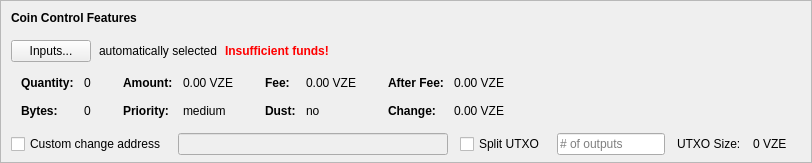
    <widget class="QFrame" name="frameCoinControl">
     <property name="sizePolicy">
      <sizepolicy hsizetype="Expanding" vsizetype="Expanding">
       <horstretch>0</horstretch>
       <verstretch>0</verstretch>
      </sizepolicy>
     </property>
     <property name="maximumSize">
      <size>
       <width>16777215</width>
       <height>16777215</height>
      </size>
     </property>
     <property name="frameShape">
      <enum>QFrame::StyledPanel</enum>
     </property>
     <property name="frameShadow">
      <enum>QFrame::Sunken</enum>
     </property>
     <layout class="QVBoxLayout" name="verticalLayoutCoinControl2">
      <property name="spacing">
       <number>0</number>
      </property>
      <property name="leftMargin">
       <number>0</number>
      </property>
      <property name="topMargin">
       <number>0</number>
      </property>
      <property name="rightMargin">
       <number>0</number>
      </property>
      <property name="bottomMargin">
       <number>6</number>
      </property>
      <item>
       <layout class="QVBoxLayout" name="verticalLayoutCoinControl" stretch="0,0,0,0,1">
        <property name="spacing">
         <number>0</number>
        </property>
        <property name="leftMargin">
         <number>10</number>
        </property>
        <property name="topMargin">
         <number>10</number>
        </property>
        <item>
         <layout class="QHBoxLayout" name="horizontalLayoutCoinControl1">
          <property name="bottomMargin">
           <number>15</number>
          </property>
          <item>
           <widget class="QLabel" name="labelCoinControlFeatures">
            <property name="sizePolicy">
             <sizepolicy hsizetype="Preferred" vsizetype="Maximum">
              <horstretch>0</horstretch>
              <verstretch>0</verstretch>
             </sizepolicy>
            </property>
            <property name="font">
             <font>
              <weight>75</weight>
              <bold>true</bold>
             </font>
            </property>
            <property name="styleSheet">
             <string notr="true">font-weight:bold;</string>
            </property>
            <property name="text">
             <string>Coin Control Features</string>
            </property>
           </widget>
          </item>
         </layout>
        </item>
        <item>
         <layout class="QHBoxLayout" name="horizontalLayoutCoinControl2" stretch="0,0,0,0">
          <property name="spacing">
           <number>8</number>
          </property>
          <property name="bottomMargin">
           <number>10</number>
          </property>
          <item>
           <widget class="QPushButton" name="pushButtonCoinControl">
            <property name="styleSheet">
             <string notr="true"/>
            </property>
            <property name="text">
             <string>Inputs...</string>
            </property>
            <property name="autoDefault">
             <bool>false</bool>
            </property>
           </widget>
          </item>
          <item>
           <widget class="QLabel" name="labelCoinControlAutomaticallySelected">
            <property name="text">
             <string>automatically selected</string>
            </property>
            <property name="margin">
             <number>5</number>
            </property>
           </widget>
          </item>
          <item>
           <widget class="QLabel" name="labelCoinControlInsuffFunds">
            <property name="font">
             <font>
              <weight>75</weight>
              <bold>true</bold>
             </font>
            </property>
            <property name="styleSheet">
             <string notr="true">color:red;font-weight:bold;</string>
            </property>
            <property name="text">
             <string>Insufficient funds!</string>
            </property>
            <property name="margin">
             <number>5</number>
            </property>
           </widget>
          </item>
          <item>
           <spacer name="horizontalSpacerCoinControl">
            <property name="orientation">
             <enum>Qt::Horizontal</enum>
            </property>
            <property name="sizeHint" stdset="0">
             <size>
              <width>40</width>
              <height>1</height>
             </size>
            </property>
           </spacer>
          </item>
         </layout>
        </item>
        <item>
         <widget class="QWidget" name="widgetCoinControl" native="true">
          <property name="sizePolicy">
           <sizepolicy hsizetype="Preferred" vsizetype="Preferred">
            <horstretch>0</horstretch>
            <verstretch>0</verstretch>
           </sizepolicy>
          </property>
          <property name="minimumSize">
           <size>
            <width>0</width>
            <height>0</height>
           </size>
          </property>
          <property name="styleSheet">
           <string notr="true"/>
          </property>
          <layout class="QHBoxLayout" name="horizontalLayoutCoinControl5">
           <property name="leftMargin">
            <number>0</number>
           </property>
           <property name="topMargin">
            <number>0</number>
           </property>
           <property name="rightMargin">
            <number>0</number>
           </property>
           <property name="bottomMargin">
            <number>0</number>
           </property>
           <item>
            <layout class="QHBoxLayout" name="horizontalLayoutCoinControl3" stretch="0,0,0,1">
             <property name="spacing">
              <number>20</number>
             </property>
             <property name="topMargin">
              <number>0</number>
             </property>
             <property name="bottomMargin">
              <number>10</number>
             </property>
             <item>
              <layout class="QFormLayout" name="formLayoutCoinControl1">
               <property name="horizontalSpacing">
                <number>10</number>
               </property>
               <property name="verticalSpacing">
                <number>14</number>
               </property>
               <property name="leftMargin">
                <number>10</number>
               </property>
               <property name="topMargin">
                <number>4</number>
               </property>
               <property name="rightMargin">
                <number>6</number>
               </property>
               <item row="0" column="0">
                <widget class="QLabel" name="labelCoinControlQuantityText">
                 <property name="font">
                  <font>
                   <weight>75</weight>
                   <bold>true</bold>
                  </font>
                 </property>
                 <property name="text">
                  <string>Quantity:</string>
                 </property>
                 <property name="margin">
                  <number>0</number>
                 </property>
                </widget>
               </item>
               <item row="0" column="1">
                <widget class="QLabel" name="labelCoinControlQuantity">
                 <property name="cursor">
                  <cursorShape>IBeamCursor</cursorShape>
                 </property>
                 <property name="contextMenuPolicy">
                  <enum>Qt::ActionsContextMenu</enum>
                 </property>
                 <property name="text">
                  <string notr="true">0</string>
                 </property>
                 <property name="margin">
                  <number>0</number>
                 </property>
                 <property name="textInteractionFlags">
                  <set>Qt::LinksAccessibleByMouse|Qt::TextSelectableByKeyboard|Qt::TextSelectableByMouse</set>
                 </property>
                </widget>
               </item>
               <item row="1" column="0">
                <widget class="QLabel" name="labelCoinControlBytesText">
                 <property name="font">
                  <font>
                   <weight>75</weight>
                   <bold>true</bold>
                  </font>
                 </property>
                 <property name="text">
                  <string>Bytes:</string>
                 </property>
                </widget>
               </item>
               <item row="1" column="1">
                <widget class="QLabel" name="labelCoinControlBytes">
                 <property name="cursor">
                  <cursorShape>IBeamCursor</cursorShape>
                 </property>
                 <property name="contextMenuPolicy">
                  <enum>Qt::ActionsContextMenu</enum>
                 </property>
                 <property name="text">
                  <string notr="true">0</string>
                 </property>
                 <property name="textInteractionFlags">
                  <set>Qt::LinksAccessibleByMouse|Qt::TextSelectableByKeyboard|Qt::TextSelectableByMouse</set>
                 </property>
                </widget>
               </item>
              </layout>
             </item>
             <item>
              <layout class="QFormLayout" name="formLayoutCoinControl2">
               <property name="horizontalSpacing">
                <number>10</number>
               </property>
               <property name="verticalSpacing">
                <number>14</number>
               </property>
               <property name="leftMargin">
                <number>6</number>
               </property>
               <property name="topMargin">
                <number>4</number>
               </property>
               <property name="rightMargin">
                <number>6</number>
               </property>
               <item row="0" column="0">
                <widget class="QLabel" name="labelCoinControlAmountText">
                 <property name="font">
                  <font>
                   <weight>75</weight>
                   <bold>true</bold>
                  </font>
                 </property>
                 <property name="text">
                  <string>Amount:</string>
                 </property>
                 <property name="margin">
                  <number>0</number>
                 </property>
                </widget>
               </item>
               <item row="0" column="1">
                <widget class="QLabel" name="labelCoinControlAmount">
                 <property name="cursor">
                  <cursorShape>IBeamCursor</cursorShape>
                 </property>
                 <property name="contextMenuPolicy">
                  <enum>Qt::ActionsContextMenu</enum>
                 </property>
                 <property name="text">
                  <string notr="true">0.00 VZE</string>
                 </property>
                 <property name="textInteractionFlags">
                  <set>Qt::LinksAccessibleByMouse|Qt::TextSelectableByKeyboard|Qt::TextSelectableByMouse</set>
                 </property>
                </widget>
               </item>
               <item row="1" column="0">
                <widget class="QLabel" name="labelCoinControlPriorityText">
                 <property name="font">
                  <font>
                   <weight>75</weight>
                   <bold>true</bold>
                  </font>
                 </property>
                 <property name="text">
                  <string>Priority:</string>
                 </property>
                </widget>
               </item>
               <item row="1" column="1">
                <widget class="QLabel" name="labelCoinControlPriority">
                 <property name="cursor">
                  <cursorShape>IBeamCursor</cursorShape>
                 </property>
                 <property name="contextMenuPolicy">
                  <enum>Qt::ActionsContextMenu</enum>
                 </property>
                 <property name="text">
                  <string>medium</string>
                 </property>
                 <property name="textInteractionFlags">
                  <set>Qt::LinksAccessibleByMouse|Qt::TextSelectableByKeyboard|Qt::TextSelectableByMouse</set>
                 </property>
                </widget>
               </item>
              </layout>
             </item>
             <item>
              <layout class="QFormLayout" name="formLayoutCoinControl3">
               <property name="horizontalSpacing">
                <number>10</number>
               </property>
               <property name="verticalSpacing">
                <number>14</number>
               </property>
               <property name="leftMargin">
                <number>6</number>
               </property>
               <property name="topMargin">
                <number>4</number>
               </property>
               <property name="rightMargin">
                <number>6</number>
               </property>
               <item row="0" column="0">
                <widget class="QLabel" name="labelCoinControlFeeText">
                 <property name="font">
                  <font>
                   <weight>75</weight>
                   <bold>true</bold>
                  </font>
                 </property>
                 <property name="text">
                  <string>Fee:</string>
                 </property>
                 <property name="margin">
                  <number>0</number>
                 </property>
                </widget>
               </item>
               <item row="0" column="1">
                <widget class="QLabel" name="labelCoinControlFee">
                 <property name="cursor">
                  <cursorShape>IBeamCursor</cursorShape>
                 </property>
                 <property name="contextMenuPolicy">
                  <enum>Qt::ActionsContextMenu</enum>
                 </property>
                 <property name="text">
                  <string notr="true">0.00 VZE</string>
                 </property>
                 <property name="textInteractionFlags">
                  <set>Qt::LinksAccessibleByMouse|Qt::TextSelectableByKeyboard|Qt::TextSelectableByMouse</set>
                 </property>
                </widget>
               </item>
               <item row="1" column="0">
                <widget class="QLabel" name="labelCoinControlLowOutputText">
                 <property name="font">
                  <font>
                   <weight>75</weight>
                   <bold>true</bold>
                  </font>
                 </property>
                 <property name="text">
                  <string>Dust:</string>
                 </property>
                </widget>
               </item>
               <item row="1" column="1">
                <widget class="QLabel" name="labelCoinControlLowOutput">
                 <property name="cursor">
                  <cursorShape>IBeamCursor</cursorShape>
                 </property>
                 <property name="contextMenuPolicy">
                  <enum>Qt::ActionsContextMenu</enum>
                 </property>
                 <property name="text">
                  <string>no</string>
                 </property>
                 <property name="textInteractionFlags">
                  <set>Qt::LinksAccessibleByMouse|Qt::TextSelectableByKeyboard|Qt::TextSelectableByMouse</set>
                 </property>
                </widget>
               </item>
              </layout>
             </item>
             <item>
              <layout class="QFormLayout" name="formLayoutCoinControl4">
               <property name="horizontalSpacing">
                <number>10</number>
               </property>
               <property name="verticalSpacing">
                <number>14</number>
               </property>
               <property name="leftMargin">
                <number>6</number>
               </property>
               <property name="topMargin">
                <number>4</number>
               </property>
               <property name="rightMargin">
                <number>6</number>
               </property>
               <item row="0" column="0">
                <widget class="QLabel" name="labelCoinControlAfterFeeText">
                 <property name="font">
                  <font>
                   <weight>75</weight>
                   <bold>true</bold>
                  </font>
                 </property>
                 <property name="text">
                  <string>After Fee:</string>
                 </property>
                 <property name="margin">
                  <number>0</number>
                 </property>
                </widget>
               </item>
               <item row="0" column="1">
                <widget class="QLabel" name="labelCoinControlAfterFee">
                 <property name="cursor">
                  <cursorShape>IBeamCursor</cursorShape>
                 </property>
                 <property name="contextMenuPolicy">
                  <enum>Qt::ActionsContextMenu</enum>
                 </property>
                 <property name="text">
                  <string notr="true">0.00 VZE</string>
                 </property>
                 <property name="textInteractionFlags">
                  <set>Qt::LinksAccessibleByMouse|Qt::TextSelectableByKeyboard|Qt::TextSelectableByMouse</set>
                 </property>
                </widget>
               </item>
               <item row="1" column="0">
                <widget class="QLabel" name="labelCoinControlChangeText">
                 <property name="font">
                  <font>
                   <weight>75</weight>
                   <bold>true</bold>
                  </font>
                 </property>
                 <property name="text">
                  <string>Change:</string>
                 </property>
                </widget>
               </item>
               <item row="1" column="1">
                <widget class="QLabel" name="labelCoinControlChange">
                 <property name="cursor">
                  <cursorShape>IBeamCursor</cursorShape>
                 </property>
                 <property name="contextMenuPolicy">
                  <enum>Qt::ActionsContextMenu</enum>
                 </property>
                 <property name="text">
                  <string notr="true">0.00 VZE</string>
                 </property>
                 <property name="textInteractionFlags">
                  <set>Qt::LinksAccessibleByMouse|Qt::TextSelectableByKeyboard|Qt::TextSelectableByMouse</set>
                 </property>
                </widget>
               </item>
              </layout>
             </item>
            </layout>
           </item>
          </layout>
         </widget>
        </item>
        <item>
         <layout class="QHBoxLayout" name="horizontalLayoutCoinControl4" stretch="0,0,0,0,0,0,0">
          <property name="spacing">
           <number>12</number>
          </property>
          <property name="sizeConstraint">
           <enum>QLayout::SetDefaultConstraint</enum>
          </property>
          <property name="topMargin">
           <number>5</number>
          </property>
          <property name="rightMargin">
           <number>5</number>
          </property>
          <item>
           <widget class="QCheckBox" name="checkBoxCoinControlChange">
            <property name="toolTip">
             <string>If this is activated, but the change address is empty or invalid, change will be sent to a newly generated address.</string>
            </property>
            <property name="text">
             <string>Custom change address</string>
            </property>
           </widget>
          </item>
          <item>
           <widget class="QValidatedLineEdit" name="lineEditCoinControlChange">
            <property name="enabled">
             <bool>false</bool>
            </property>
            <property name="sizePolicy">
             <sizepolicy hsizetype="Expanding" vsizetype="Fixed">
              <horstretch>0</horstretch>
              <verstretch>0</verstretch>
             </sizepolicy>
            </property>
           </widget>
          </item>
          <item>
           <widget class="QCheckBox" name="splitBlockCheckBox">
            <property name="text">
             <string>Split UTXO</string>
            </property>
           </widget>
          </item>
          <item>
           <widget class="QLineEdit" name="splitBlockLineEdit">
            <property name="sizePolicy">
             <sizepolicy hsizetype="Fixed" vsizetype="Fixed">
              <horstretch>50</horstretch>
              <verstretch>0</verstretch>
             </sizepolicy>
            </property>
            <property name="placeholderText">
             <string># of outputs</string>
            </property>
           </widget>
          </item>
          <item>
           <widget class="QLabel" name="labelBlockSizeText">
            <property name="text">
             <string>UTXO Size:</string>
            </property>
           </widget>
          </item>
          <item>
           <widget class="QLabel" name="labelBlockSize">
            <property name="text">
             <string>0 VZE</string>
            </property>
           </widget>
          </item>
          <item>
           <widget class="QLabel" name="labelCoinControlChangeLabel">
            <property name="sizePolicy">
             <sizepolicy hsizetype="Preferred" vsizetype="Expanding">
              <horstretch>0</horstretch>
              <verstretch>0</verstretch>
             </sizepolicy>
            </property>
            <property name="minimumSize">
             <size>
              <width>0</width>
              <height>0</height>
             </size>
            </property>
            <property name="text">
             <string/>
            </property>
            <property name="margin">
             <number>3</number>
            </property>
           </widget>
          </item>
         </layout>
        </item>
        <item>
         <spacer name="verticalSpacerCoinControl">
          <property name="orientation">
           <enum>Qt::Vertical</enum>
          </property>
          <property name="sizeHint" stdset="0">
           <size>
            <width>800</width>
            <height>1</height>
           </size>
          </property>
         </spacer>
        </item>
       </layout>
      </item>
     </layout>
    </widget>
